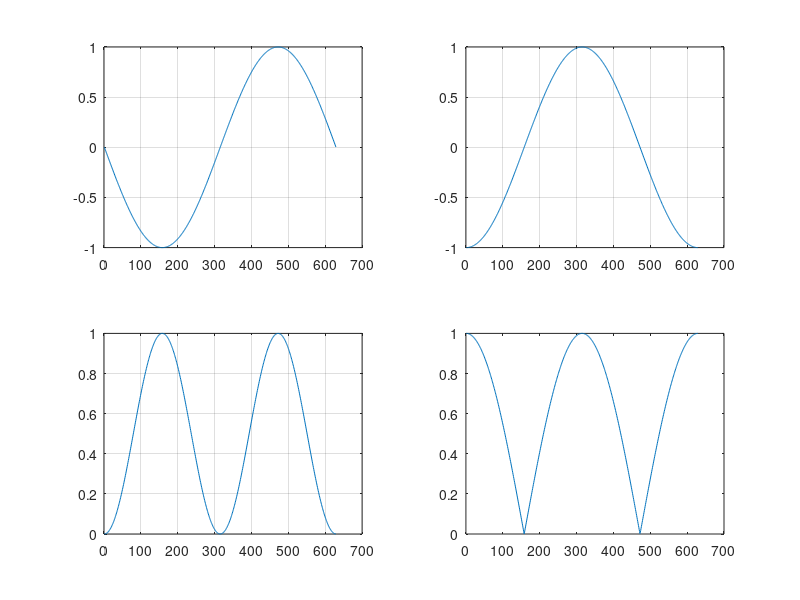

MATLAB code to generate this figure:
% trying Matlab
a = rand(3);
disp(a);
max(a)
max(max(a))
a(1,:)


% draw sin, cos, sin^2, cos absolute
theta = -pi:0.01:pi;
r(1,:) = sin(theta);
r(2,:) = cos(theta);
r(3,:) = sin(theta).^2;
r(4,:) = abs(cos(theta));

for k = 1:4
    grid on;
    subplot(2,2,k);
    plot(r(k,:));
end
